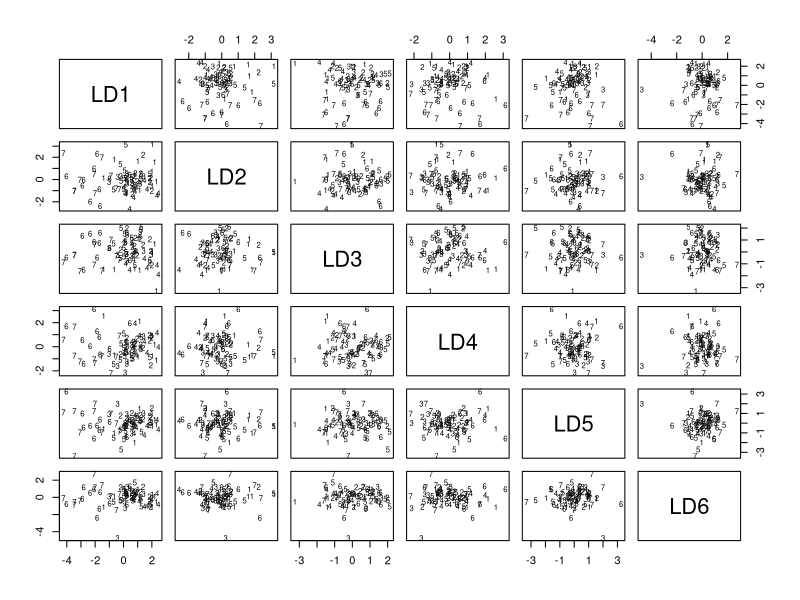
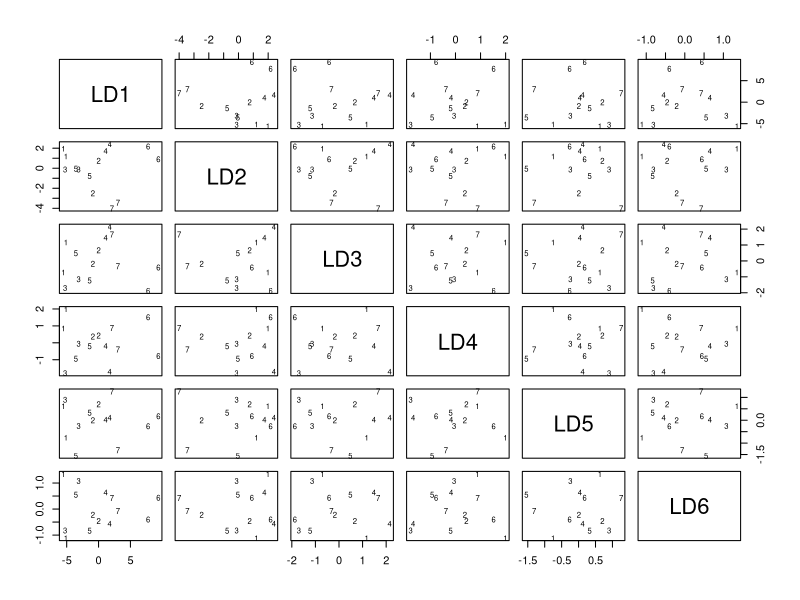

The R script that drew these images, in order:
#Set Working Directory
setwd("/Users/justinwinfield/Box Sync/DePaul/Classes/CSC 424 - Advanced Data Analysis/Homework/Assignment 4")

#Load Libraries
library(readxl)
library(MASS)

p3.training <- read_excel("BondRating.xls", sheet = "training") #Reviewing the training dataset for Bond Rating

# Linear Discriminate Analysis
p3.training.LDA <- lda(p3.training$CODERTG ~ p3.training$LOPMAR + p3.training$LFIXCHAR + p3.training$LGEARRAT +
                         p3.training$LTDCAP + p3.training$LLEVER + p3.training$LCASHLTD + p3.training$LACIDRAT +
                         p3.training$LCURRAT + p3.training$LRECTURN + p3.training$LASSLTD, data=p3.training)
plot(p3.training.LDA)
p = predict(p3.training.LDA, newdata=p3.training[,4:13])$class

# Compare the results of the prediction
table(p, p3.training$CODERTG)

# Linear Discriminate Analysis on Validation Data
p3.validation <- read_excel("BondRating.xls", sheet = "validation") #Reviewing the validation dataset for Bond Rating

p3.validation$OBS <- NULL
p3.validation$RATING <- NULL
View(p3.validation)
cor(p3.validation)

# Removing highly correlated variabels
p3.validation$LGEARRAT <- NULL
p3.validation$LASSLTD <- NULL
p3.validation$LCASHLTD <- NULL


"p3.validation.LDA <- lda(p3.validation$CODERTG ~ p3.validation$LOPMAR + p3.validation$LFIXCHAR + p3.validation$LGEARRAT +
                           p3.validation$LTDCAP + p3.validation$LLEVER + p3.validation$LCASHLTD + p3.validation$LACIDRAT +
                           p3.validation$LCURRAT + p3.validation$LRECTURN + p3.validation$LASSLTD, data=p3.validation)"


p3.validation.LDA <- lda(p3.validation$CODERTG ~ p3.validation$LOPMAR + p3.validation$LFIXCHAR +
                           p3.validation$LTDCAP + p3.validation$LLEVER +  p3.validation$LACIDRAT +
                           p3.validation$LCURRAT + p3.validation$LRECTURN, data=p3.validation)

"p3.validation.LDA <- lda(p3.validation$CODERTG ~ ., data=p3.validation)"

plot(p3.validation.LDA)
p1 = predict(p3.validation.LDA, newdata1=p3.validation[,4:13])$class

# Compare the results of the prediction
table(p1, p3.validation$CODERTG)
